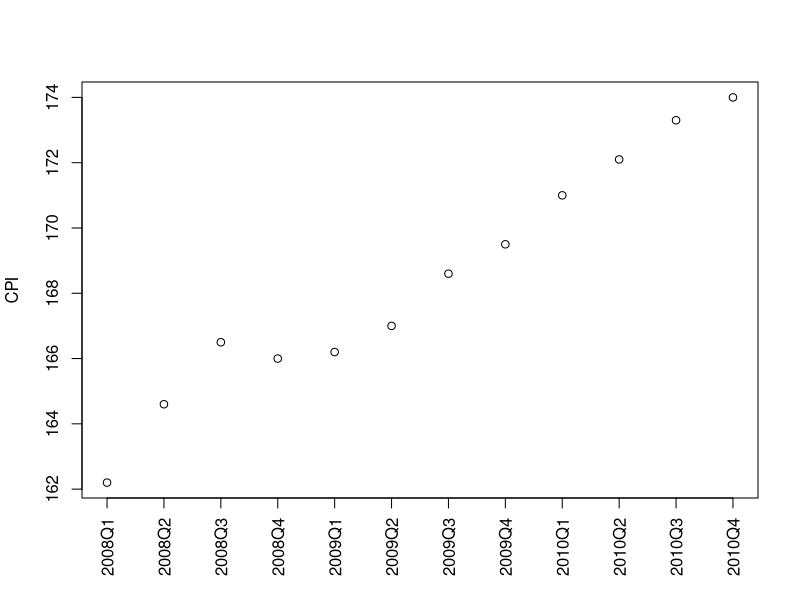
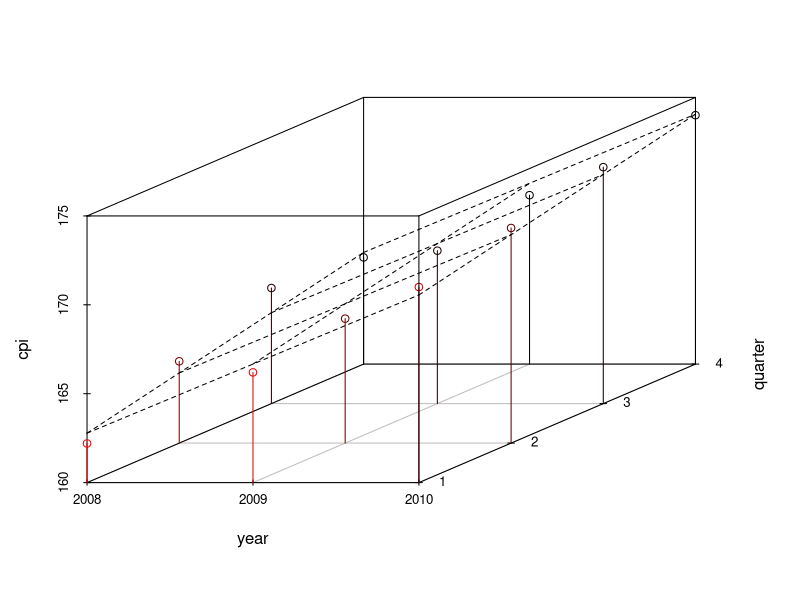
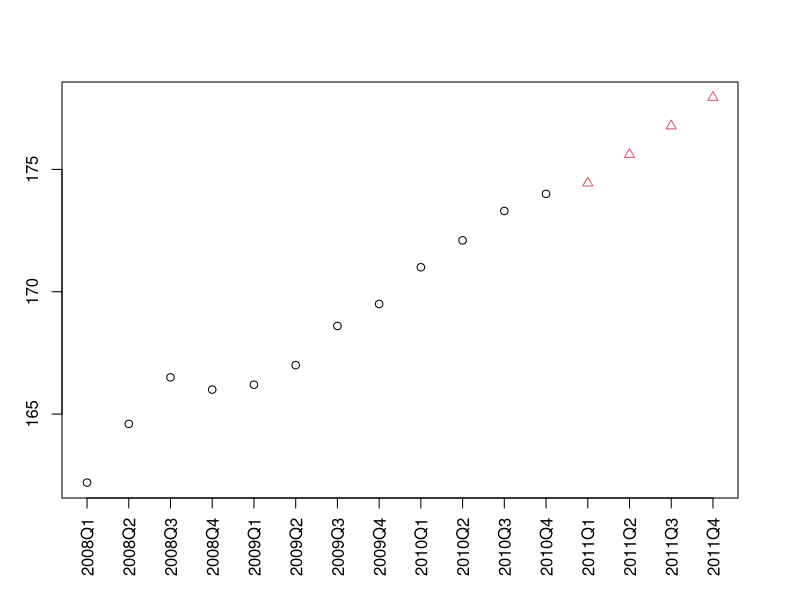
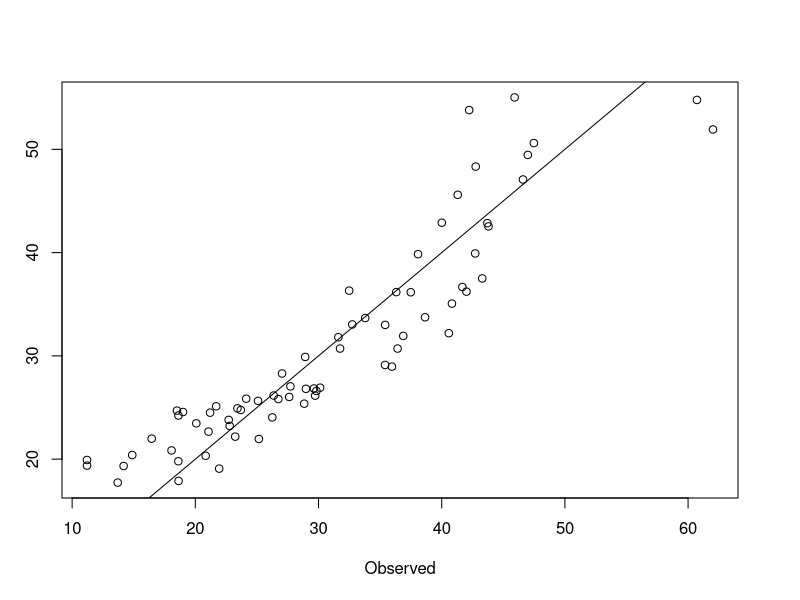
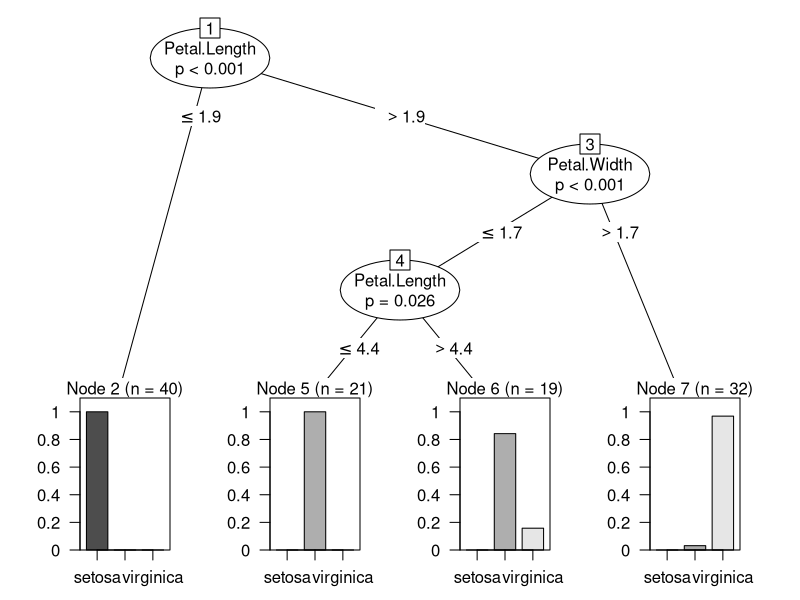
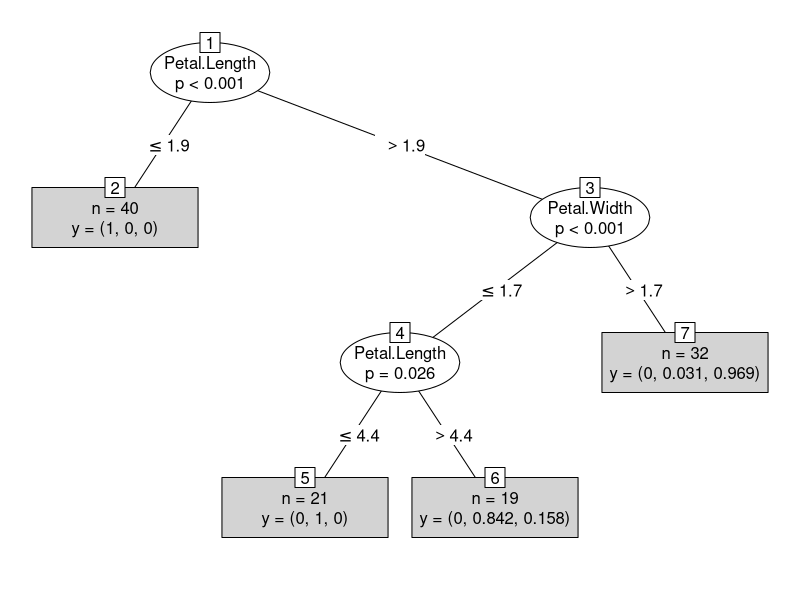
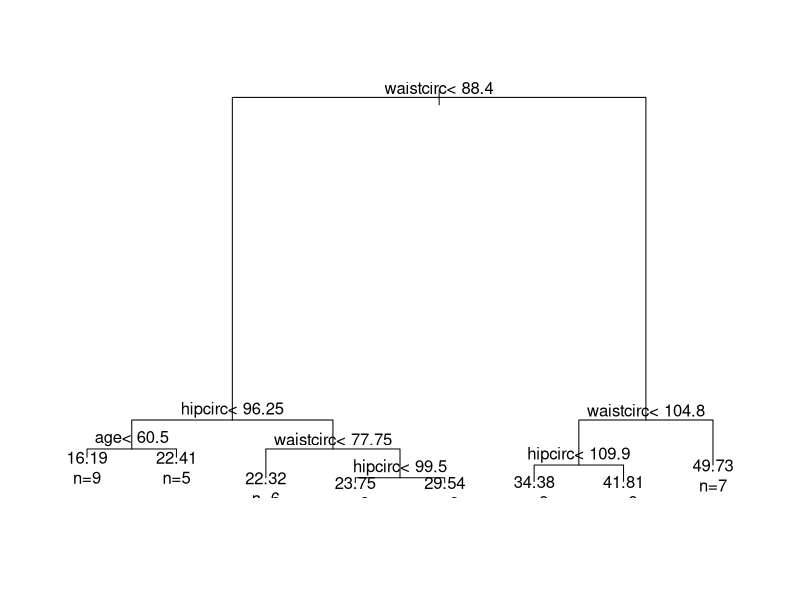
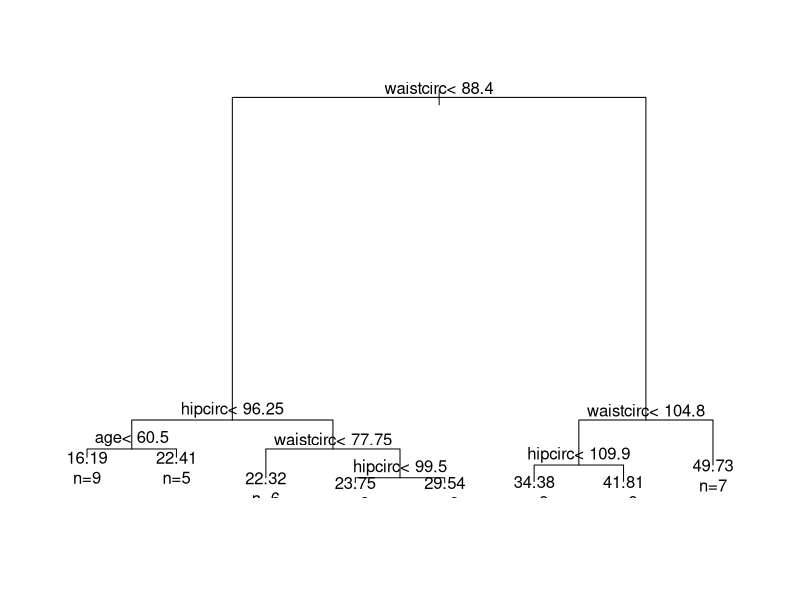

Write R code to recreate these figures, in order.
## ----author info, include=F----------------------------------------------
## Author:  Yanchang Zhao
## Email:   yanchang@RDataMining.com
## Website: http://www.RDataMining.com
## Date:    9 December 2018

## ----cpi-data, out.width=".6\\textwidth", out.height=".6\\textheight"----
year <- rep(2008:2010, each = 4)
quarter <- rep(1:4, 3)
cpi <- c(162.2, 164.6, 166.5, 166.0, 
         166.2, 167.0, 168.6, 169.5, 
         171.0, 172.1, 173.3, 174.0)
plot(cpi, xaxt="n", ylab="CPI", xlab="")
# draw x-axis, where "las=3" makes text vertical
axis(1, labels=paste(year,quarter,sep="Q"), at=1:12, las=3)

## ------------------------------------------------------------------------
## correlation between CPI and year / quarter
cor(year,cpi)
cor(quarter,cpi)
## build a linear regression model with function lm()
fit <- lm(cpi ~ year + quarter)
fit

## ----tidy=F--------------------------------------------------------------
cpi2011 <- fit$coefficients[[1]] + 
           fit$coefficients[[2]] * 2011 +
           fit$coefficients[[3]] * (1:4)
cpi2011

## ------------------------------------------------------------------------
attributes(fit)
fit$coefficients

## ------------------------------------------------------------------------
# differences between observed values and fitted values
residuals(fit)
summary(fit)

## ----3d-plot, out.width=".75\\textwidth", out.height=".75\\textheight"----
library(scatterplot3d)
s3d <- scatterplot3d(year, quarter, cpi, highlight.3d=T, type="h", 
          lab=c(2,3)) # lab: number of tickmarks on x-/y-axes
s3d$plane3d(fit) # draws the fitted plane

## ----out.width=".65\\textwidth"------------------------------------------
data2011 <- data.frame(year=2011, quarter=1:4)
cpi2011 <- predict(fit, newdata=data2011)
style <- c(rep(1,12), rep(2,4))
plot(c(cpi, cpi2011), xaxt="n", ylab="CPI", xlab="", 
     pch=style, col=style)
txt <- c(paste(year,quarter,sep="Q"), 
         "2011Q1", "2011Q2", "2011Q3", "2011Q4")
axis(1, at=1:16, las=3, labels=txt)

## ----tidy=F--------------------------------------------------------------
data("bodyfat", package="TH.data")
myFormula <- DEXfat ~ age + waistcirc + hipcirc + elbowbreadth + 
                      kneebreadth
bodyfat.glm <- glm(myFormula, family=gaussian("log"), data=bodyfat)
summary(bodyfat.glm)

## ----out.width=".8\\textwidth", out.height=".8\\textheight"--------------
pred <- predict(bodyfat.glm, type="response")
plot(bodyfat$DEXfat, pred, xlab="Observed", ylab="Prediction")
abline(a=0, b=1)

## ------------------------------------------------------------------------
str(iris)
# split data into two subsets: training (70%) and test (30%); 
# set a fixed random seed  to make results reproducible
set.seed(1234) 
ind <- sample(2, nrow(iris), replace=TRUE, prob=c(0.7, 0.3))
train.data <- iris[ind==1,]
test.data <- iris[ind==2,]

## ------------------------------------------------------------------------
library(party)
# myFormula <- Species ~ . # predict Species with all other variables
myFormula <- Species ~ Sepal.Length + Sepal.Width + 
             Petal.Length + Petal.Width
iris.ctree <- ctree(myFormula, data=train.data)
# check the prediction
table(predict(iris.ctree), train.data$Species)

## ------------------------------------------------------------------------
print(iris.ctree)

## ----fig.width=14, fig.height=12, out.width=".9\\textwidth", out.height=".9\\textheight"----
plot(iris.ctree)

## ----fig.width=8, fig.height=6, out.width=".9\\textwidth", out.height=".9\\textheight"----
plot(iris.ctree, type="simple")

## ------------------------------------------------------------------------
# predict on test data
testPred <- predict(iris.ctree, newdata = test.data)
table(testPred, test.data$Species)

## ------------------------------------------------------------------------
data("bodyfat", package = "TH.data")
dim(bodyfat)
# str(bodyfat)
head(bodyfat, 5)

## ----rpart-training, tidy=F, fig.show='hide', results='hide'-------------
# split into training and test subsets
set.seed(1234) 
ind <- sample(2, nrow(bodyfat), replace=TRUE, prob=c(0.7, 0.3))
bodyfat.train <- bodyfat[ind==1,]
bodyfat.test <- bodyfat[ind==2,]
# train a decision tree
library(rpart)
myFormula <- DEXfat ~ age + waistcirc + hipcirc + elbowbreadth + 
                      kneebreadth
bodyfat.rpart <- rpart(myFormula, data = bodyfat.train, 
                       control = rpart.control(minsplit = 10))
# print(bodyfat.rpart$cptable)
print(bodyfat.rpart)
plot(bodyfat.rpart)
text(bodyfat.rpart, use.n=T)

## ----echo=F--------------------------------------------------------------
print(bodyfat.rpart)

## ----echo=F, fig.width=10, fig.height=10---------------------------------
plot(bodyfat.rpart)
text(bodyfat.rpart, use.n=T)

## ----fig.show='hide'-----------------------------------------------------
# select the tree with the minimum prediction error
opt <- which.min(bodyfat.rpart$cptable[,"xerror"])
cp <- bodyfat.rpart$cptable[opt, "CP"]
# prune tree
bodyfat.prune <- prune(bodyfat.rpart, cp = cp)
# plot tree
plot(bodyfat.prune)
text(bodyfat.prune, use.n=T)

## ----echo=FALSE, fig.width=10, fig.height=10-----------------------------
plot(bodyfat.prune)
text(bodyfat.prune, use.n=T)

## ----out.width=".75\\textwidth"------------------------------------------
DEXfat_pred <- predict(bodyfat.prune, newdata=bodyfat.test)
xlim <- range(bodyfat$DEXfat)
plot(DEXfat_pred ~ DEXfat, data=bodyfat.test, xlab="Observed", 
     ylab="Prediction", ylim=xlim, xlim=xlim)
abline(a=0, b=1)

## ----tidy=F--------------------------------------------------------------
# split into two subsets: training (70%) and test (30%)
ind <- sample(2, nrow(iris), replace=TRUE, prob=c(0.7, 0.3))
train.data <- iris[ind==1,]
test.data <- iris[ind==2,]
# use all other variables to predict Species
library(randomForest)
rf <- randomForest(Species ~ ., data=train.data, ntree=100, 
                   proximity=T)

## ------------------------------------------------------------------------
table(predict(rf), train.data$Species)
print(rf)
attributes(rf)

## ----out.width=".9\\textwidth"-------------------------------------------
plot(rf, main="")

## ------------------------------------------------------------------------
importance(rf)

## ----out.width=".9\\textwidth"-------------------------------------------
varImpPlot(rf)

## ----fig.show='hide'-----------------------------------------------------
irisPred <- predict(rf, newdata=test.data)
table(irisPred, test.data$Species)
plot(margin(rf, test.data$Species))

## ----echo=F, out.width="\\textwidth"-------------------------------------
plot(margin(rf, test.data$Species))
